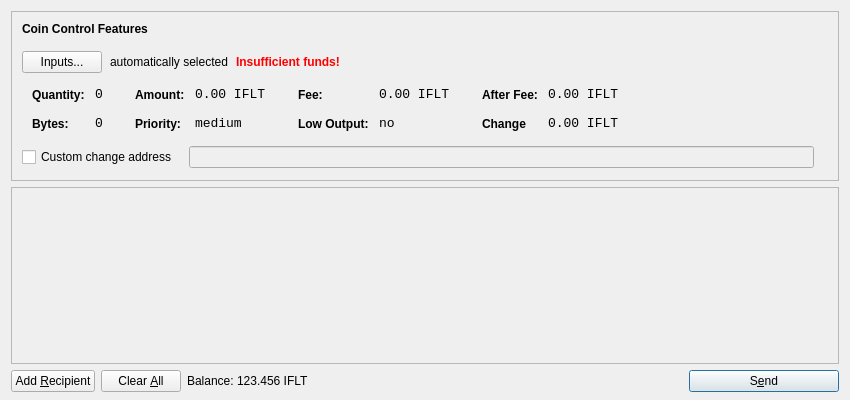
<?xml version="1.0" encoding="UTF-8"?>
<ui version="4.0">
 <class>SendCoinsDialog</class>
 <widget class="QDialog" name="SendCoinsDialog">
  <property name="geometry">
   <rect>
    <x>0</x>
    <y>0</y>
    <width>850</width>
    <height>400</height>
   </rect>
  </property>
  <property name="windowTitle">
   <string>Send Coins</string>
  </property>
  <layout class="QVBoxLayout" name="verticalLayout" stretch="0,1,0">
   <property name="bottomMargin">
    <number>8</number>
   </property>
   <item>
    <widget class="QFrame" name="frameCoinControl">
     <property name="sizePolicy">
      <sizepolicy hsizetype="Expanding" vsizetype="Expanding">
       <horstretch>0</horstretch>
       <verstretch>0</verstretch>
      </sizepolicy>
     </property>
     <property name="maximumSize">
      <size>
       <width>16777215</width>
       <height>16777215</height>
      </size>
     </property>
     <property name="frameShape">
      <enum>QFrame::StyledPanel</enum>
     </property>
     <property name="frameShadow">
      <enum>QFrame::Sunken</enum>
     </property>
     <layout class="QVBoxLayout" name="verticalLayoutCoinControl2">
      <property name="spacing">
       <number>6</number>
      </property>
      <property name="leftMargin">
       <number>0</number>
      </property>
      <property name="topMargin">
       <number>0</number>
      </property>
      <property name="rightMargin">
       <number>0</number>
      </property>
      <property name="bottomMargin">
       <number>6</number>
      </property>
      <item>
       <layout class="QVBoxLayout" name="verticalLayoutCoinControl" stretch="0,0,0,1,0,0">
        <property name="spacing">
         <number>0</number>
        </property>
        <property name="leftMargin">
         <number>10</number>
        </property>
        <property name="topMargin">
         <number>10</number>
        </property>
        <item>
         <layout class="QHBoxLayout" name="horizontalLayoutCoinControl1">
          <property name="bottomMargin">
           <number>15</number>
          </property>
          <item>
           <widget class="QLabel" name="labelCoinControlFeatures">
            <property name="sizePolicy">
             <sizepolicy hsizetype="Preferred" vsizetype="Maximum">
              <horstretch>0</horstretch>
              <verstretch>0</verstretch>
             </sizepolicy>
            </property>
            <property name="font">
             <font>
              <weight>75</weight>
              <bold>true</bold>
             </font>
            </property>
            <property name="styleSheet">
             <string notr="true">font-weight:bold;</string>
            </property>
            <property name="text">
             <string>Coin Control Features</string>
            </property>
           </widget>
          </item>
         </layout>
        </item>
        <item>
         <layout class="QHBoxLayout" name="horizontalLayoutCoinControl2" stretch="0,0,0,0">
          <property name="spacing">
           <number>8</number>
          </property>
          <property name="bottomMargin">
           <number>10</number>
          </property>
          <item>
           <widget class="QPushButton" name="pushButtonCoinControl">
            <property name="styleSheet">
             <string notr="true"/>
            </property>
            <property name="text">
             <string>Inputs...</string>
            </property>
           </widget>
          </item>
          <item>
           <widget class="QLabel" name="labelCoinControlAutomaticallySelected">
            <property name="text">
             <string>automatically selected</string>
            </property>
            <property name="margin">
             <number>5</number>
            </property>
           </widget>
          </item>
          <item>
           <widget class="QLabel" name="labelCoinControlInsuffFunds">
            <property name="font">
             <font>
              <weight>75</weight>
              <bold>true</bold>
             </font>
            </property>
            <property name="styleSheet">
             <string notr="true">color:red;font-weight:bold;</string>
            </property>
            <property name="text">
             <string>Insufficient funds!</string>
            </property>
            <property name="margin">
             <number>5</number>
            </property>
           </widget>
          </item>
          <item>
           <spacer name="horizontalSpacerCoinControl">
            <property name="orientation">
             <enum>Qt::Horizontal</enum>
            </property>
            <property name="sizeHint" stdset="0">
             <size>
              <width>40</width>
              <height>1</height>
             </size>
            </property>
           </spacer>
          </item>
         </layout>
        </item>
        <item>
         <widget class="QWidget" name="widgetCoinControl" native="true">
          <property name="sizePolicy">
           <sizepolicy hsizetype="Preferred" vsizetype="Preferred">
            <horstretch>0</horstretch>
            <verstretch>0</verstretch>
           </sizepolicy>
          </property>
          <property name="minimumSize">
           <size>
            <width>0</width>
            <height>0</height>
           </size>
          </property>
          <property name="styleSheet">
           <string notr="true"/>
          </property>
          <layout class="QHBoxLayout" name="horizontalLayoutCoinControl5">
           <property name="margin">
            <number>0</number>
           </property>
           <item>
            <layout class="QHBoxLayout" name="horizontalLayoutCoinControl3" stretch="0,0,0,1">
             <property name="spacing">
              <number>20</number>
             </property>
             <property name="topMargin">
              <number>0</number>
             </property>
             <property name="bottomMargin">
              <number>10</number>
             </property>
             <item>
              <layout class="QFormLayout" name="formLayoutCoinControl1">
               <property name="horizontalSpacing">
                <number>10</number>
               </property>
               <property name="verticalSpacing">
                <number>14</number>
               </property>
               <property name="leftMargin">
                <number>10</number>
               </property>
               <property name="topMargin">
                <number>4</number>
               </property>
               <property name="rightMargin">
                <number>6</number>
               </property>
               <item row="0" column="0">
                <widget class="QLabel" name="labelCoinControlQuantityText">
                 <property name="styleSheet">
                  <string notr="true">font-weight:bold;</string>
                 </property>
                 <property name="text">
                  <string>Quantity:</string>
                 </property>
                 <property name="margin">
                  <number>0</number>
                 </property>
                </widget>
               </item>
               <item row="0" column="1">
                <widget class="QLabel" name="labelCoinControlQuantity">
                 <property name="font">
                  <font>
                   <family>Monospace</family>
                   <pointsize>10</pointsize>
                  </font>
                 </property>
                 <property name="cursor">
                  <cursorShape>IBeamCursor</cursorShape>
                 </property>
                 <property name="contextMenuPolicy">
                  <enum>Qt::ActionsContextMenu</enum>
                 </property>
                 <property name="text">
                  <string>0</string>
                 </property>
                 <property name="margin">
                  <number>0</number>
                 </property>
                 <property name="textInteractionFlags">
                  <set>Qt::LinksAccessibleByMouse|Qt::TextSelectableByKeyboard|Qt::TextSelectableByMouse</set>
                 </property>
                </widget>
               </item>
               <item row="1" column="0">
                <widget class="QLabel" name="labelCoinControlBytesText">
                 <property name="styleSheet">
                  <string notr="true">font-weight:bold;</string>
                 </property>
                 <property name="text">
                  <string>Bytes:</string>
                 </property>
                </widget>
               </item>
               <item row="1" column="1">
                <widget class="QLabel" name="labelCoinControlBytes">
                 <property name="font">
                  <font>
                   <family>Monospace</family>
                   <pointsize>10</pointsize>
                  </font>
                 </property>
                 <property name="cursor">
                  <cursorShape>IBeamCursor</cursorShape>
                 </property>
                 <property name="contextMenuPolicy">
                  <enum>Qt::ActionsContextMenu</enum>
                 </property>
                 <property name="text">
                  <string>0</string>
                 </property>
                 <property name="textInteractionFlags">
                  <set>Qt::LinksAccessibleByMouse|Qt::TextSelectableByKeyboard|Qt::TextSelectableByMouse</set>
                 </property>
                </widget>
               </item>
              </layout>
             </item>
             <item>
              <layout class="QFormLayout" name="formLayoutCoinControl2">
               <property name="horizontalSpacing">
                <number>10</number>
               </property>
               <property name="verticalSpacing">
                <number>14</number>
               </property>
               <property name="leftMargin">
                <number>6</number>
               </property>
               <property name="topMargin">
                <number>4</number>
               </property>
               <property name="rightMargin">
                <number>6</number>
               </property>
               <item row="0" column="0">
                <widget class="QLabel" name="labelCoinControlAmountText">
                 <property name="styleSheet">
                  <string notr="true">font-weight:bold;</string>
                 </property>
                 <property name="text">
                  <string>Amount:</string>
                 </property>
                 <property name="margin">
                  <number>0</number>
                 </property>
                </widget>
               </item>
               <item row="0" column="1">
                <widget class="QLabel" name="labelCoinControlAmount">
                 <property name="font">
                  <font>
                   <family>Monospace</family>
                   <pointsize>10</pointsize>
                  </font>
                 </property>
                 <property name="cursor">
                  <cursorShape>IBeamCursor</cursorShape>
                 </property>
                 <property name="contextMenuPolicy">
                  <enum>Qt::ActionsContextMenu</enum>
                 </property>
                 <property name="text">
                  <string>0.00 IFLT</string>
                 </property>
                 <property name="textInteractionFlags">
                  <set>Qt::LinksAccessibleByMouse|Qt::TextSelectableByKeyboard|Qt::TextSelectableByMouse</set>
                 </property>
                </widget>
               </item>
               <item row="1" column="0">
                <widget class="QLabel" name="labelCoinControlPriorityText">
                 <property name="styleSheet">
                  <string notr="true">font-weight:bold;</string>
                 </property>
                 <property name="text">
                  <string>Priority:</string>
                 </property>
                </widget>
               </item>
               <item row="1" column="1">
                <widget class="QLabel" name="labelCoinControlPriority">
                 <property name="font">
                  <font>
                   <family>Monospace</family>
                   <pointsize>10</pointsize>
                  </font>
                 </property>
                 <property name="cursor">
                  <cursorShape>IBeamCursor</cursorShape>
                 </property>
                 <property name="contextMenuPolicy">
                  <enum>Qt::ActionsContextMenu</enum>
                 </property>
                 <property name="text">
                  <string>medium</string>
                 </property>
                 <property name="textInteractionFlags">
                  <set>Qt::LinksAccessibleByMouse|Qt::TextSelectableByKeyboard|Qt::TextSelectableByMouse</set>
                 </property>
                </widget>
               </item>
              </layout>
             </item>
             <item>
              <layout class="QFormLayout" name="formLayoutCoinControl3">
               <property name="horizontalSpacing">
                <number>10</number>
               </property>
               <property name="verticalSpacing">
                <number>14</number>
               </property>
               <property name="leftMargin">
                <number>6</number>
               </property>
               <property name="topMargin">
                <number>4</number>
               </property>
               <property name="rightMargin">
                <number>6</number>
               </property>
               <item row="0" column="0">
                <widget class="QLabel" name="labelCoinControlFeeText">
                 <property name="styleSheet">
                  <string notr="true">font-weight:bold;</string>
                 </property>
                 <property name="text">
                  <string>Fee:</string>
                 </property>
                 <property name="margin">
                  <number>0</number>
                 </property>
                </widget>
               </item>
               <item row="0" column="1">
                <widget class="QLabel" name="labelCoinControlFee">
                 <property name="font">
                  <font>
                   <family>Monospace</family>
                   <pointsize>10</pointsize>
                  </font>
                 </property>
                 <property name="cursor">
                  <cursorShape>IBeamCursor</cursorShape>
                 </property>
                 <property name="contextMenuPolicy">
                  <enum>Qt::ActionsContextMenu</enum>
                 </property>
                 <property name="text">
                  <string>0.00 IFLT</string>
                 </property>
                 <property name="textInteractionFlags">
                  <set>Qt::LinksAccessibleByMouse|Qt::TextSelectableByKeyboard|Qt::TextSelectableByMouse</set>
                 </property>
                </widget>
               </item>
               <item row="1" column="0">
                <widget class="QLabel" name="labelCoinControlLowOutputText">
                 <property name="styleSheet">
                  <string notr="true">font-weight:bold;</string>
                 </property>
                 <property name="text">
                  <string>Low Output:</string>
                 </property>
                </widget>
               </item>
               <item row="1" column="1">
                <widget class="QLabel" name="labelCoinControlLowOutput">
                 <property name="font">
                  <font>
                   <family>Monospace</family>
                   <pointsize>10</pointsize>
                  </font>
                 </property>
                 <property name="cursor">
                  <cursorShape>IBeamCursor</cursorShape>
                 </property>
                 <property name="contextMenuPolicy">
                  <enum>Qt::ActionsContextMenu</enum>
                 </property>
                 <property name="text">
                  <string>no</string>
                 </property>
                 <property name="textInteractionFlags">
                  <set>Qt::LinksAccessibleByMouse|Qt::TextSelectableByKeyboard|Qt::TextSelectableByMouse</set>
                 </property>
                </widget>
               </item>
              </layout>
             </item>
             <item>
              <layout class="QFormLayout" name="formLayoutCoinControl4">
               <property name="horizontalSpacing">
                <number>10</number>
               </property>
               <property name="verticalSpacing">
                <number>14</number>
               </property>
               <property name="leftMargin">
                <number>6</number>
               </property>
               <property name="topMargin">
                <number>4</number>
               </property>
               <property name="rightMargin">
                <number>6</number>
               </property>
               <item row="0" column="0">
                <widget class="QLabel" name="labelCoinControlAfterFeeText">
                 <property name="styleSheet">
                  <string notr="true">font-weight:bold;</string>
                 </property>
                 <property name="text">
                  <string>After Fee:</string>
                 </property>
                 <property name="margin">
                  <number>0</number>
                 </property>
                </widget>
               </item>
               <item row="0" column="1">
                <widget class="QLabel" name="labelCoinControlAfterFee">
                 <property name="font">
                  <font>
                   <family>Monospace</family>
                   <pointsize>10</pointsize>
                  </font>
                 </property>
                 <property name="cursor">
                  <cursorShape>IBeamCursor</cursorShape>
                 </property>
                 <property name="contextMenuPolicy">
                  <enum>Qt::ActionsContextMenu</enum>
                 </property>
                 <property name="text">
                  <string>0.00 IFLT</string>
                 </property>
                 <property name="textInteractionFlags">
                  <set>Qt::LinksAccessibleByMouse|Qt::TextSelectableByKeyboard|Qt::TextSelectableByMouse</set>
                 </property>
                </widget>
               </item>
               <item row="1" column="0">
                <widget class="QLabel" name="labelCoinControlChangeText">
                 <property name="styleSheet">
                  <string notr="true">font-weight:bold;</string>
                 </property>
                 <property name="text">
                  <string>Change</string>
                 </property>
                </widget>
               </item>
               <item row="1" column="1">
                <widget class="QLabel" name="labelCoinControlChange">
                 <property name="font">
                  <font>
                   <family>Monospace</family>
                   <pointsize>10</pointsize>
                  </font>
                 </property>
                 <property name="cursor">
                  <cursorShape>IBeamCursor</cursorShape>
                 </property>
                 <property name="contextMenuPolicy">
                  <enum>Qt::ActionsContextMenu</enum>
                 </property>
                 <property name="text">
                  <string>0.00 IFLT</string>
                 </property>
                 <property name="textInteractionFlags">
                  <set>Qt::LinksAccessibleByMouse|Qt::TextSelectableByKeyboard|Qt::TextSelectableByMouse</set>
                 </property>
                </widget>
               </item>
              </layout>
             </item>
            </layout>
           </item>
          </layout>
         </widget>
        </item>
        <item>
         <layout class="QHBoxLayout" name="horizontalLayoutCoinControl4" stretch="0,0,0">
          <property name="spacing">
           <number>12</number>
          </property>
          <property name="sizeConstraint">
           <enum>QLayout::SetDefaultConstraint</enum>
          </property>
          <property name="topMargin">
           <number>5</number>
          </property>
          <property name="rightMargin">
           <number>5</number>
          </property>
          <item>
           <widget class="QCheckBox" name="checkBoxCoinControlChange">
            <property name="text">
             <string>Custom change address</string>
            </property>
           </widget>
          </item>
          <item>
           <widget class="QLineEdit" name="lineEditCoinControlChange">
            <property name="enabled">
             <bool>false</bool>
            </property>
            <property name="sizePolicy">
             <sizepolicy hsizetype="Expanding" vsizetype="Fixed">
              <horstretch>0</horstretch>
              <verstretch>0</verstretch>
             </sizepolicy>
            </property>
           </widget>
          </item>
          <item>
           <widget class="QLabel" name="labelCoinControlChangeLabel">
            <property name="sizePolicy">
             <sizepolicy hsizetype="Preferred" vsizetype="Expanding">
              <horstretch>0</horstretch>
              <verstretch>0</verstretch>
             </sizepolicy>
            </property>
            <property name="minimumSize">
             <size>
              <width>0</width>
              <height>0</height>
             </size>
            </property>
            <property name="text">
             <string/>
            </property>
            <property name="margin">
             <number>3</number>
            </property>
           </widget>
          </item>
         </layout>
        </item>
        <item>
         <layout class="QHBoxLayout" name="horizontalLayoutCoinControl7" stretch="">
          <property name="spacing">
           <number>0</number>
          </property>
          <property name="sizeConstraint">
           <enum>QLayout::SetDefaultConstraint</enum>
          </property>
          <property name="topMargin">
           <number>5</number>
          </property>
          <property name="rightMargin">
           <number>5</number>
          </property>
         </layout>
        </item>
        <item>
         <spacer name="verticalSpacerCoinControl">
          <property name="orientation">
           <enum>Qt::Vertical</enum>
          </property>
          <property name="sizeHint" stdset="0">
           <size>
            <width>800</width>
            <height>1</height>
           </size>
          </property>
         </spacer>
        </item>
       </layout>
      </item>
     </layout>
    </widget>
   </item>
   <item>
    <widget class="QScrollArea" name="scrollArea">
     <property name="widgetResizable">
      <bool>true</bool>
     </property>
     <widget class="QWidget" name="scrollAreaWidgetContents">
      <property name="geometry">
       <rect>
        <x>0</x>
        <y>0</y>
        <width>830</width>
        <height>166</height>
       </rect>
      </property>
      <layout class="QVBoxLayout" name="verticalLayout_2">
       <property name="margin">
        <number>0</number>
       </property>
       <item>
        <layout class="QVBoxLayout" name="entries">
         <property name="spacing">
          <number>6</number>
         </property>
        </layout>
       </item>
       <item>
        <spacer name="verticalSpacer">
         <property name="orientation">
          <enum>Qt::Vertical</enum>
         </property>
         <property name="sizeHint" stdset="0">
          <size>
           <width>20</width>
           <height>40</height>
          </size>
         </property>
        </spacer>
       </item>
      </layout>
     </widget>
    </widget>
   </item>
   <item>
    <layout class="QHBoxLayout" name="horizontalLayout">
     <item>
      <widget class="QPushButton" name="addButton">
       <property name="toolTip">
        <string>Send to multiple recipients at once</string>
       </property>
       <property name="text">
        <string>Add &amp;Recipient</string>
       </property>
       <property name="icon">
        <iconset resource="../bitcoin.qrc">
         <normaloff>:/icons/add</normaloff>:/icons/add</iconset>
       </property>
       <property name="autoDefault">
        <bool>false</bool>
       </property>
      </widget>
     </item>
     <item>
      <widget class="QPushButton" name="clearButton">
       <property name="sizePolicy">
        <sizepolicy hsizetype="Minimum" vsizetype="Fixed">
         <horstretch>0</horstretch>
         <verstretch>0</verstretch>
        </sizepolicy>
       </property>
       <property name="toolTip">
        <string>Remove all transaction fields</string>
       </property>
       <property name="text">
        <string>Clear &amp;All</string>
       </property>
       <property name="icon">
        <iconset resource="../bitcoin.qrc">
         <normaloff>:/icons/remove</normaloff>:/icons/remove</iconset>
       </property>
       <property name="autoRepeatDelay">
        <number>300</number>
       </property>
       <property name="autoDefault">
        <bool>false</bool>
       </property>
      </widget>
     </item>
     <item>
      <layout class="QHBoxLayout" name="horizontalLayout_2">
       <property name="spacing">
        <number>3</number>
       </property>
       <item>
        <widget class="QLabel" name="label">
         <property name="sizePolicy">
          <sizepolicy hsizetype="Preferred" vsizetype="Fixed">
           <horstretch>0</horstretch>
           <verstretch>0</verstretch>
          </sizepolicy>
         </property>
         <property name="text">
          <string>Balance:</string>
         </property>
        </widget>
       </item>
       <item>
        <widget class="QLabel" name="labelBalance">
         <property name="sizePolicy">
          <sizepolicy hsizetype="Preferred" vsizetype="Fixed">
           <horstretch>0</horstretch>
           <verstretch>0</verstretch>
          </sizepolicy>
         </property>
         <property name="cursor">
          <cursorShape>IBeamCursor</cursorShape>
         </property>
         <property name="text">
          <string>123.456 IFLT</string>
         </property>
         <property name="textInteractionFlags">
          <set>Qt::LinksAccessibleByMouse|Qt::TextSelectableByKeyboard|Qt::TextSelectableByMouse</set>
         </property>
        </widget>
       </item>
      </layout>
     </item>
     <item>
      <spacer name="horizontalSpacer">
       <property name="orientation">
        <enum>Qt::Horizontal</enum>
       </property>
       <property name="sizeHint" stdset="0">
        <size>
         <width>40</width>
         <height>20</height>
        </size>
       </property>
      </spacer>
     </item>
     <item>
      <widget class="QPushButton" name="sendButton">
       <property name="minimumSize">
        <size>
         <width>150</width>
         <height>0</height>
        </size>
       </property>
       <property name="toolTip">
        <string>Confirm the send action</string>
       </property>
       <property name="text">
        <string>S&amp;end</string>
       </property>
       <property name="icon">
        <iconset resource="../bitcoin.qrc">
         <normaloff>:/icons/send</normaloff>:/icons/send</iconset>
       </property>
       <property name="default">
        <bool>true</bool>
       </property>
      </widget>
     </item>
    </layout>
   </item>
  </layout>
 </widget>
 <resources>
  <include location="../bitcoin.qrc"/>
 </resources>
 <connections/>
</ui>
